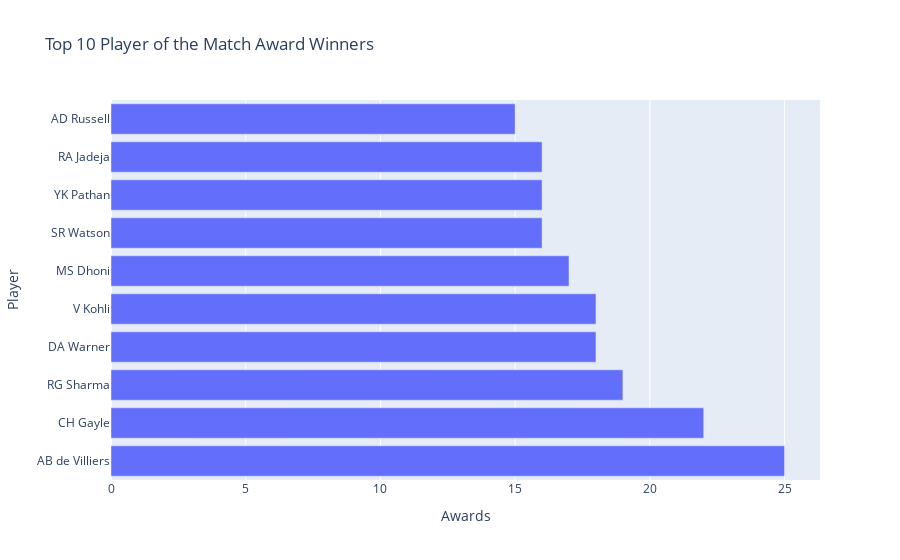

This figure's notebook cell:
### Code cell
# Player of the Match awards
pom = matches['player_of_match'].value_counts().head(10)
plt.figure(figsize=(11, 6))
px.bar(y=pom.index, x=pom.values, title='Top 10 Player of the Match Award Winners',labels={'x': 'Awards', 'y': 'Player'}).show()

### Figure 1 — Plotly figure (JSON) as saved in the notebook; plotly's stock layout.template omitted (floating-point values rounded to 4 significant figures)
{"data": [{"alignmentgroup": "True", "hovertemplate": "Awards=%{x}<br>Player=%{y}<extra></extra>", "legendgroup": "", "marker": {"color": "#636efa", "pattern": {"shape": ""}}, "name": "", "offsetgroup": "", "orientation": "h", "showlegend": false, "textposition": "auto", "type": "bar", "x": [25, 22, 19, 18, 18, 17, 16, 16, 16, 15], "xaxis": "x", "y": ["AB de Villiers", "CH Gayle", "RG Sharma", "DA Warner", "V Kohli", "MS Dhoni", "SR Watson", "YK Pathan", "RA Jadeja", "AD Russell"], "yaxis": "y"}], "layout": {"barmode": "relative", "legend": {"tracegroupgap": 0}, "title": {"text": "Top 10 Player of the Match Award Winners"}, "xaxis": {"anchor": "y", "domain": [0, 1], "title": {"text": "Awards"}}, "yaxis": {"anchor": "x", "domain": [0, 1], "title": {"text": "Player"}}}}
